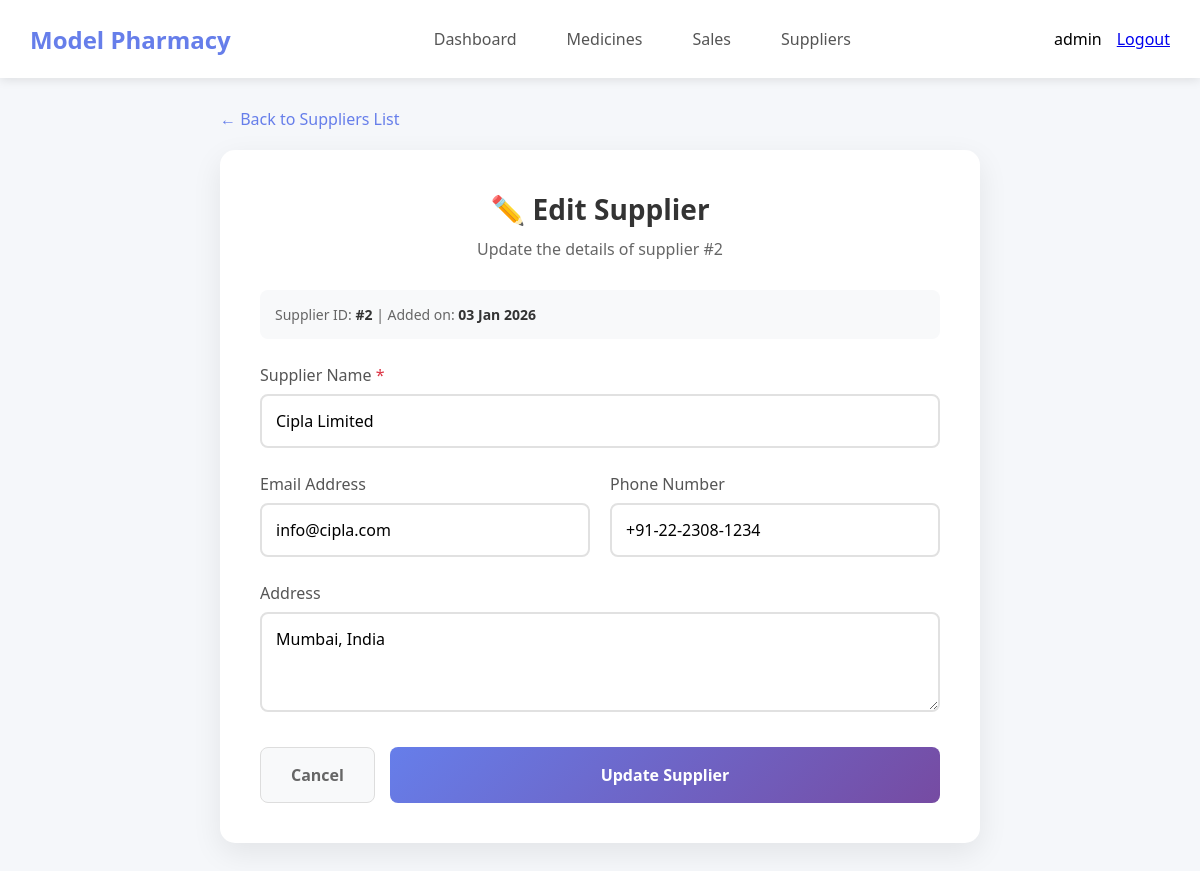
The app's page /suppliers/edit.php?id=2 (signed in) with its own data.
### tables this page shows
CREATE TABLE IF NOT EXISTS suppliers (
    id INT PRIMARY KEY AUTO_INCREMENT,
    name VARCHAR(100) NOT NULL,
    email VARCHAR(100),
    phone VARCHAR(20),
    address TEXT,
    created_at TIMESTAMP DEFAULT CURRENT_TIMESTAMP
);

### suppliers/edit.php (the view, shortened to what this page needs)
<?php
require_once '../config/database.php';
$id = (int)$_GET['id'];
$stmt = $pdo->prepare("SELECT * FROM suppliers WHERE id = ?");
$stmt->execute([$id]);
$supplier = $stmt->fetch();
?>
<!DOCTYPE html>
<html lang="en">
<head>
</head>
<body>
    <nav class="navbar">
        <a href="../dashboard.php" class="logo">Model Pharmacy</a>
        <div class="nav-links">
            <a href="../dashboard.php">Dashboard</a>
            <a href="../medicines/">Medicines</a>
            <a href="../sales/">Sales</a>
            <a href="index.php">Suppliers</a>
        </div>
        <div style="display: flex; align-items: center; gap: 15px;">
            <div class="user-info">
                <?php echo htmlspecialchars($_SESSION['username']); ?>
            </div>
            <a href="../logout.php" class="logout-btn">Logout</a>
        </div>
    </nav>
    <div class="container">
        <a href="index.php" class="back-link">← Back to Suppliers List</a>
        <div class="card">
            <div class="card-header">
                <h1>✏️ Edit Supplier</h1>
                <p>Update the details of supplier #<?php echo $supplier['id']; ?></p>
            </div>
            <div class="supplier-info">
                Supplier ID: <strong>#<?php echo $supplier['id']; ?></strong> |
                Added on: <strong><?php echo date('d M Y', strtotime($supplier['created_at'])); ?></strong>
            </div>
            <form method="POST" action="">
                <div class="form-group">
                    <label for="name">Supplier Name <span class="required">*</span></label>
                    <input type="text" id="name" name="name"
                           value="<?php echo htmlspecialchars($supplier['name']); ?>"
                           required>
                </div>
                <div class="form-row">
                    <div class="form-group">
                        <label for="email">Email Address</label>
                        <input type="email" id="email" name="email"
                               value="<?php echo htmlspecialchars($supplier['email'] ?? ''); ?>">
                    </div>
                    <div class="form-group">
                        <label for="phone">Phone Number</label>
                        <input type="text" id="phone" name="phone"
                               value="<?php echo htmlspecialchars($supplier['phone'] ?? ''); ?>">
                    </div>
                </div>
                <div class="form-group">
                    <label for="address">Address</label>
                    <textarea id="address" name="address"><?php echo htmlspecialchars($supplier['address'] ?? ''); ?></textarea>
                </div>
                <div class="form-actions">
                    <a href="index.php" class="btn-cancel">Cancel</a>
                    <button type="submit" class="btn-submit">Update Supplier</button>
                </div>
            </form>
        </div>
    </div>
</body>
</html>

### suppliers/edit.php (style rules this page uses)
* { margin: 0; padding: 0; box-sizing: border-box; font-family: 'Segoe UI', Tahoma, Geneva, Verdana, sans-serif; }
body { background-color: #f5f7fa; }
.navbar { background: white; padding: 20px 30px; box-shadow: 0 2px 10px rgba(0,0,0,0.1); display: flex; justify-content: space-between; align-items: center; }
.logo { font-size: 24px; font-weight: 700; color: #667eea; text-decoration: none; }
.nav-links { display: flex; gap: 20px; }
.nav-links a { text-decoration: none; color: #555; padding: 8px 15px; border-radius: 6px; transition: all 0.3s; }
.container { max-width: 800px; margin: 30px auto; padding: 0 20px; }
.card { background: white; border-radius: 15px; padding: 40px; box-shadow: 0 10px 30px rgba(0,0,0,0.08); }
.card-header { margin-bottom: 30px; text-align: center; }
.card-header h1 { font-size: 28px; color: #333; margin-bottom: 10px; }
.card-header p { color: #666; }
.back-link { display: inline-flex; align-items: center; gap: 8px; color: #667eea; text-decoration: none; margin-bottom: 20px; font-weight: 500; }
.form-group { margin-bottom: 25px; }
.form-group label { display: block; margin-bottom: 8px; color: #555; font-weight: 500; }
.form-group input, .form-group textarea { width: 100%; padding: 14px; border: 2px solid #e1e1e1; border-radius: 8px; font-size: 16px; transition: border-color 0.3s; }
.form-group textarea { min-height: 100px; resize: vertical; }
.form-row { display: grid; grid-template-columns: 1fr 1fr; gap: 20px; }
.btn-submit { background: linear-gradient(135deg, #667eea 0%, #764ba2 100%); color: white; border: none; padding: 16px 30px; border-radius: 8px; font-size: 16px; font-weight: 600; cursor: pointer; width: 100%; transition: transform 0.2s; }
.form-actions { display: flex; gap: 15px; margin-top: 30px; }
.btn-cancel { background: #f8f9fa; color: #666; border: 1px solid #ddd; padding: 16px 30px; border-radius: 8px; font-size: 16px; font-weight: 600; cursor: pointer; text-decoration: none; text-align: center; flex: 1; }
.required { color: #dc3545; }
.supplier-info { background: #f8f9fa; padding: 15px; border-radius: 8px; margin-bottom: 25px; font-size: 14px; color: #666; }
.supplier-info strong { color: #333; }

### records on screen
suppliers: id "2", created_at "03 Jan 2026", name "Cipla Limited", email "info@cipla.com", phone "+91-22-2308-1234", address "Mumbai, India"

### other values on screen
$_SESSION['username'] "admin"
